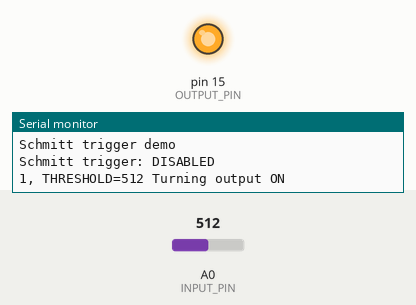
Bench run of a sketch on a simulated Arduino Uno, built with avr-gcc and run on an emulated ATmega328P. Shown: output pins drawn as LEDs (lit = HIGH), the last lines printed to the serial monitor. The inputs (shaded band) are chosen by the test bench; at power-on: A0 (INPUT_PIN) = 512.

Above: at 1.2 s.
1.3 s: A0 (INPUT_PIN) set to 501
At 2.2 s:
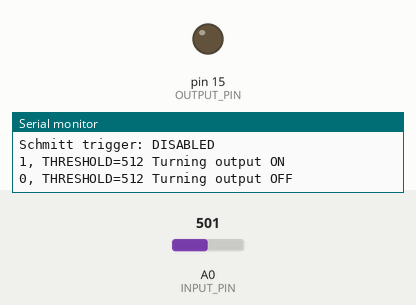
2.8 s: A0 (INPUT_PIN) set to 522
At 3.3 s:
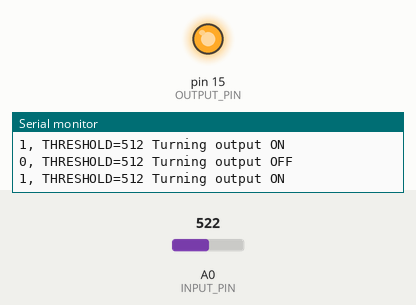
4.3 s: A0 (INPUT_PIN) set to 511
At 5.7 s:
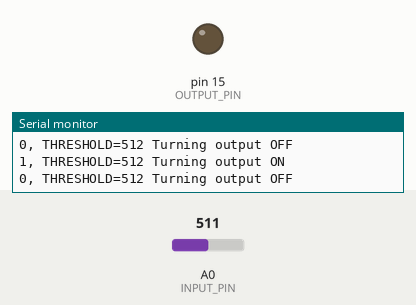
Timing chart, 0 to 7.3 s (numbered marks = the images above; inputs shaded):
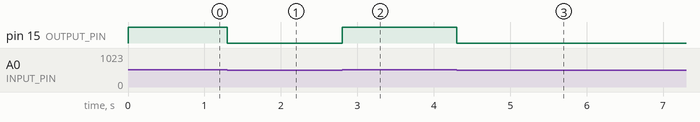

Measured:
- the behaviour switches between 512 and 511 on A0 (INPUT_PIN) (found by bisection; images 0 and 1)
- after the input at 1.3 s, pin 15 (OUTPUT_PIN): HIGH → LOW at once
- after the input at 2.8 s, pin 15 (OUTPUT_PIN): LOW → HIGH at once
- after the input at 4.3 s, pin 15 (OUTPUT_PIN): HIGH → LOW at once

The sketch:

schmittcontrol.ino
```cpp
//Schmitt trigger demontstration project

//D15 == A1
#define OUTPUT_PIN  15
#define INPUT_PIN   A0

//To disable SCHMITT_TRIGGER, comment or delete this line
//#define SCHMITT_ON

#define THRESHOLD   512
#define HYSTERESIS  50

void setOutputState(bool newState){
  static bool state;

  if(state == newState){
    return;
  }

  state = newState;
  digitalWrite(OUTPUT_PIN, state);

  Serial.print(state);
  Serial.print(", THRESHOLD=");
  Serial.print(THRESHOLD);
  if(newState){
    Serial.println(" Turning output ON");
  }else{
    Serial.println(" Turning output OFF");
  }
}

void setup() {
  pinMode(OUTPUT_PIN, OUTPUT);
  pinMode(INPUT_PIN, INPUT);

  Serial.begin(115200);
  Serial.println("Schmitt trigger demo");
  Serial.print("Schmitt trigger: ");
#ifdef SCHMITT_ON
  Serial.println("ENABLED");
#else
  Serial.println("DISABLED");
#endif
}

void loop() {

  int value = analogRead(INPUT_PIN);

#ifdef SCHMITT_ON
  if(value > THRESHOLD + HYSTERESIS){
    setOutputState(true);
  }

  if(value < THRESHOLD - HYSTERESIS){
    setOutputState(false);
  }

#else
  if(value >= THRESHOLD){
    setOutputState(true);

  }else{
    setOutputState(false);
  }
#endif
}
```
